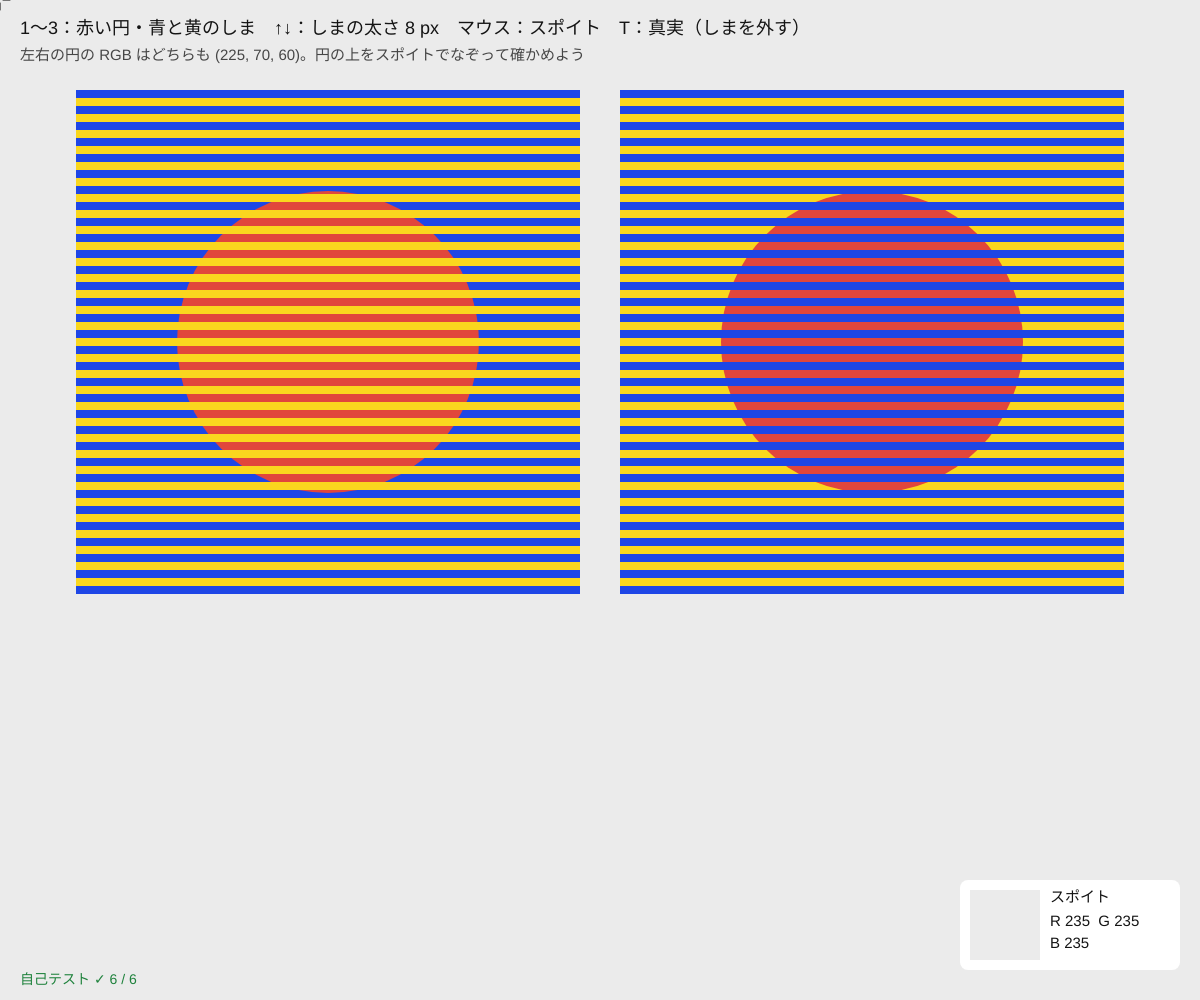
Frame 1 (no input)
Frame 60 (no input): identical to frame 1, image omitted
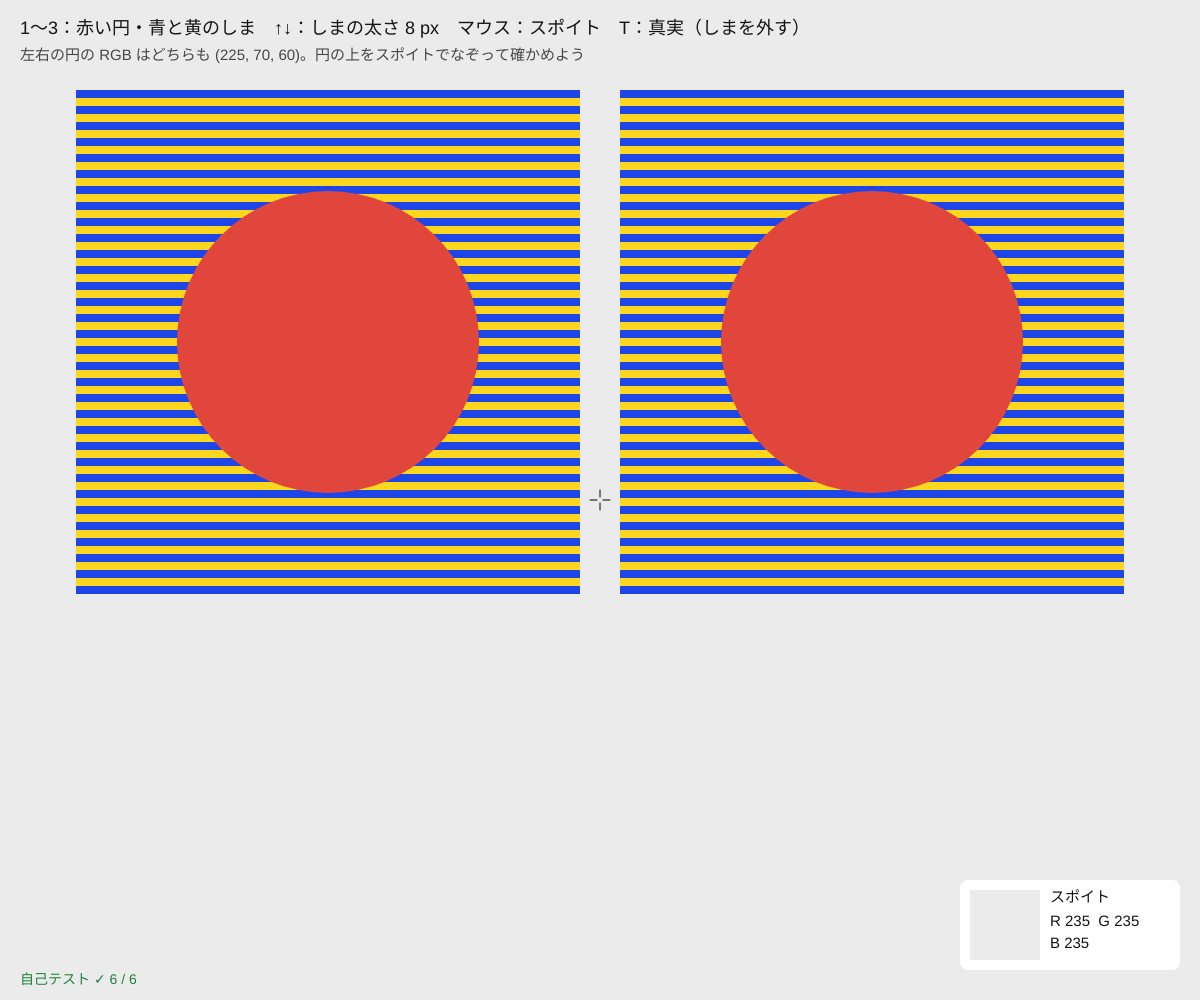
Frame 120 (the mouse pressed at the canvas centre since frame 60)

The p5.js sketch that drew these frames (run headless with seeded random() and noise() and a simulated clock; from frame 60 on, the mouse is pressed at the canvas centre):

// p5.js sketch
// ── sketch.js
// ============================================
// 07 色の同化と対比（ムンカー型の原理を使ったオリジナルの図）
// 左右の円はまったく同じ色。左は「黄のしま」、右は「青のしま」が円の上を横切っている
// 細いしまでは、円の色がしまの色に近づいて見える（同化）。太いしまでは逆に遠ざかることも（対比）
// 1〜3 = 色の組 / ↑↓ = しまの太さ / マウスを動かす = スポイト（その画素の本当の RGB）
// T またはマウスを押している間 = 真実を見る（しまを外して、円をそのまま見せる）
// ============================================

let SETS = [
  { p: [30, 70, 230], q: [250, 215, 30], c: [225, 70, 60], name: '赤い円・青と黄のしま' },
  { p: [40, 170, 90], q: [200, 40, 170], c: [240, 160, 40], name: 'オレンジの円・緑と紫のしま' },
  { p: [0, 0, 0], q: [255, 255, 255], c: [128, 128, 128], name: '灰色の円・黒と白のしま' },
];
let setNo = 0;
let SH = 8;                  // ★ しまの太さ px
let truthKey = false;

function setup() {
  createCanvas(windowWidth, windowHeight);
  noSmooth();
  drawScene(false);
  selfTest();
}
function truthOn() { return truthKey || mouseIsPressed; }
function draw() {
  drawScene(truthOn());
  dropper();
}

// 2 つのパネルの位置と、円の中心・半径
function panels() {
  let pw = Math.round(Math.min(width * 0.42, (height - 160) * 1.1)), ph = Math.round(Math.min(height - 170, pw)), y0 = 90;
  let xL = Math.round(width / 2 - pw - 20), xR = Math.round(width / 2 + 20);
  return { pw, ph, y0, xL, xR, r: Math.round(ph * 0.3) };
}

function drawScene(truth) {
  background(235);
  let S = SETS[setNo], P = panels();
  for (let [k, x0] of [[0, P.xL], [1, P.xR]]) {
    let cx = x0 + Math.round(P.pw / 2), cy = P.y0 + Math.round(P.ph / 2);
    stripes(x0, P.y0, P.pw, P.ph, 'both');
    noStroke(); fill(S.c); circle(cx, cy, 2 * P.r);                 // 同じ色の円
    if (!truth) stripes(x0, P.y0, P.pw, P.ph, k === 0 ? 'q' : 'p');  // 左は黄（q）、右は青（p）のしまを円の上に重ねる
  }
  // 文字
  noStroke(); fill(20); textAlign(LEFT, BASELINE); textSize(18);
  text('1〜3：' + S.name + '　↑↓：しまの太さ ' + SH + ' px　マウス：スポイト　T：真実（しまを外す）', 20, 34);
  fill(70); textSize(15);
  text('左右の円の RGB はどちらも (' + S.c.join(', ') + ')。円の上をスポイトでなぞって確かめよう', 20, 60);
  fill(selfTestResults.length && selfTestResults.every((r) => r.ok) ? color(30, 130, 60) : color(200, 40, 40)); textSize(14);
  text(selfTestLine(), 20, height - 16);
}

// しま模様：which = 'both' なら両方、'p' か 'q' ならその色のしまだけ
function stripes(x0, y0, w, h, which) {
  let S = SETS[setNo]; noStroke();
  for (let y = y0, k = 0; y < y0 + h; y += SH, k++) {
    let isP = k % 2 === 0;
    if (which === 'both' || (which === 'p') === isP) { fill(isP ? S.p : S.q); rect(x0, y, w, Math.min(SH, y0 + h - y)); }
  }
}

// スポイト：マウスの下の画素の色を拡大して表示
function dropper() {
  if (mouseX < 0 || mouseY < 0 || mouseX >= width || mouseY >= height) return;
  let c = get(Math.floor(mouseX), Math.floor(mouseY)), x = width - 230, y = height - 110;
  noFill(); stroke(0); strokeWeight(1); line(mouseX - 10, mouseY, mouseX - 3, mouseY); line(mouseX + 3, mouseY, mouseX + 10, mouseY);
  line(mouseX, mouseY - 10, mouseX, mouseY - 3); line(mouseX, mouseY + 3, mouseX, mouseY + 10);
  noStroke(); fill(255); rect(x - 10, y - 10, 220, 90, 8);
  fill(c[0], c[1], c[2]); rect(x, y, 70, 70);
  fill(20); textSize(15); textAlign(LEFT, TOP);
  text('スポイト', x + 80, y); text('R ' + c[0] + '  G ' + c[1], x + 80, y + 24); text('B ' + c[2], x + 80, y + 46);
  textAlign(LEFT, BASELINE);
}

function keyPressed() {
  if (key === '1' || key === '2' || key === '3') setNo = +key - 1;
  if (key === UP_ARROW) SH = Math.min(60, SH + 2);
  if (key === DOWN_ARROW) SH = Math.max(2, SH - 2);
  if (key === 't' || key === 'T') truthKey = !truthKey;
}
function windowResized() { resizeCanvas(windowWidth, windowHeight); }

// ---------- やってみよう ----------
// 1. しまの太さを 2 px・8 px・40 px にして、左右の円の見え方の差が大きいのはどれ？
// 2. 3（灰色の円）でも同じことが起きる？ 色だけでなく明るさの同化
// 3. 画面から離れて見ると（しまが細かく見えると）錯視は強くなる？
// 4. SETS に自分の色の組を足そう：円の色 c を、p と q の中間の色にすると効きやすい
// 5. スポイトで円の上の 2 か所をなぞる。見た目の色と RGB の数字はちがう？


// ==================================================
// ここから下は「錯視の道具」（中身は読まなくても OK。消さないでね）
// ==================================================
function readPix(x, y) {
  let d = pixelDensity(), i = 4 * (Math.round(y * d) * Math.round(width * d) + Math.round(x * d));
  return [pixels[i], pixels[i + 1], pixels[i + 2]];
}

// ---- 自己テスト：3 つの色の組で、左右の円の見えている部分の画素を読み、同じ RGB かを確かめる
let selfTestResults = [];
function selfTest() {
  let R = [], ok = (name, cond) => R.push({ name, ok: !!cond }), keep = setNo, P = panels();
  let cy = P.y0 + Math.round(P.ph / 2), kc = Math.floor((cy - P.y0) / SH);
  let rowOf = (k) => P.y0 + k * SH + Math.floor(SH / 2);        // k 番目のしまの真ん中の行
  let kP = kc % 2 === 0 ? kc : kc + 1, kQ = kP + 1;                // 中心の近くの p のしま・q のしま
  for (let s = 0; s < SETS.length; s++) {
    setNo = s; drawScene(false); loadPixels();
    let S = SETS[s], xl = P.xL + Math.round(P.pw / 2), xr = P.xR + Math.round(P.pw / 2);
    let a = readPix(xl, rowOf(kP)), b = readPix(xr, rowOf(kQ));     // 左は p の行、右は q の行で円が見えている
    ok('組 ' + (s + 1) + '：左の円 (' + a.join(',') + ') = 右の円 (' + b.join(',') + ') = c', a.join() === S.c.join() && b.join() === S.c.join());
    let a2 = readPix(xl, rowOf(kQ)), b2 = readPix(xr, rowOf(kP));
    ok('組 ' + (s + 1) + '：円の上を横切るしまは 左 = q、右 = p', a2.join() === S.q.join() && b2.join() === S.p.join());
  }
  setNo = keep; drawScene(false);
  selfTestResults = R;
  for (let r of R) (r.ok ? console.log : console.error)((r.ok ? '✓ ' : '✗ ') + r.name);
  return R.every((r) => r.ok);
}
function selfTestLine() { let n = selfTestResults.filter((r) => r.ok).length; return '自己テスト ' + (n === selfTestResults.length ? '✓ ' : '✗ ') + n + ' / ' + selfTestResults.length; }
